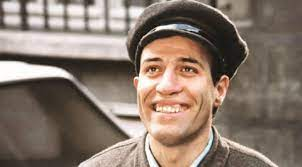
#> input picture pictures/kemalSunal.jpg, 302 x 167 px, found by its file name
$ python 3_belli_kisim_efekt.py
#> lines starting #> are read from the running program, lines starting #| are printed output that depends on the picture; after the words box and inside, x2 and y2 are one past the last pixel; in counts of white or black regions, pixels touching at a corner belong together
import cv2
import numpy

# resmin yolu
image_path = 'pictures/kemalSunal.jpg'

image = cv2.imread(image_path)  # resmi oku
#> image is the input picture: shape (167, 302, 3); mean B, G, R 109, 120.9, 137.6
print('Shape: '+str(image.shape))   # satır,sütun, kanal sayısı
#| Shape: (167, 302, 3)

# 0-> Blue,  1-> Green,  2-> Red
image[60:80, 140:205, 1] = 200  # gözlerine efekt yapma
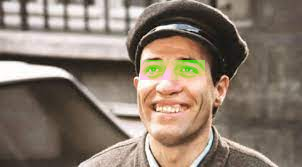
#> image: shape (167, 302, 3); 2.56% of pixels changed, all inside (x1, y1, x2, y2) = (140, 60, 205, 80)


cv2.imshow('23 Nisan ', image)  # resmi göster

cv2.waitKey(0)
cv2.destroyAllWindows()

$ run again, with pictures/23Nisan.jpg copied over pictures/kemalSunal.jpg
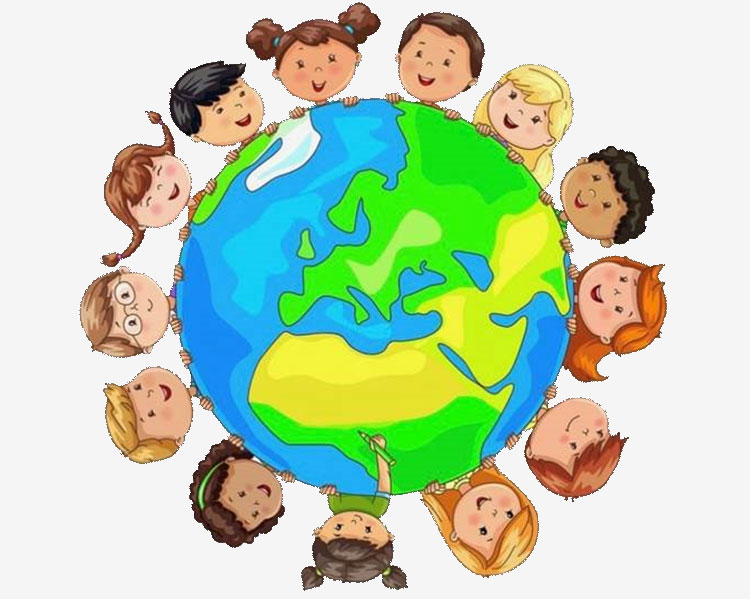
#> input picture pictures/23Nisan.jpg, 750 x 599 px, found by its file name
#> image is the input picture: shape (599, 750, 3); mean B, G, R 177.6, 209.2, 187.5
#| Shape: (599, 750, 3)
#> `image[60:80, 140:205, 1] = 200`:
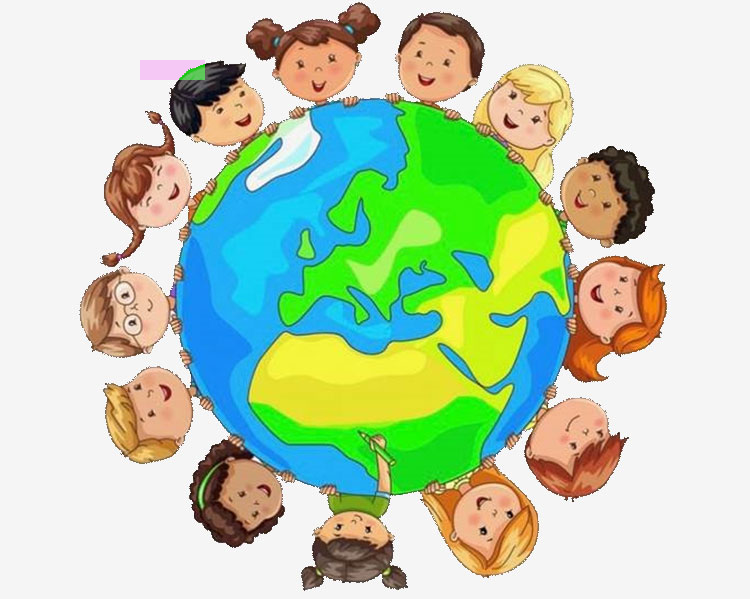
#> image: shape (599, 750, 3); 0.29% of pixels changed, all inside (x1, y1, x2, y2) = (140, 60, 205, 80)
